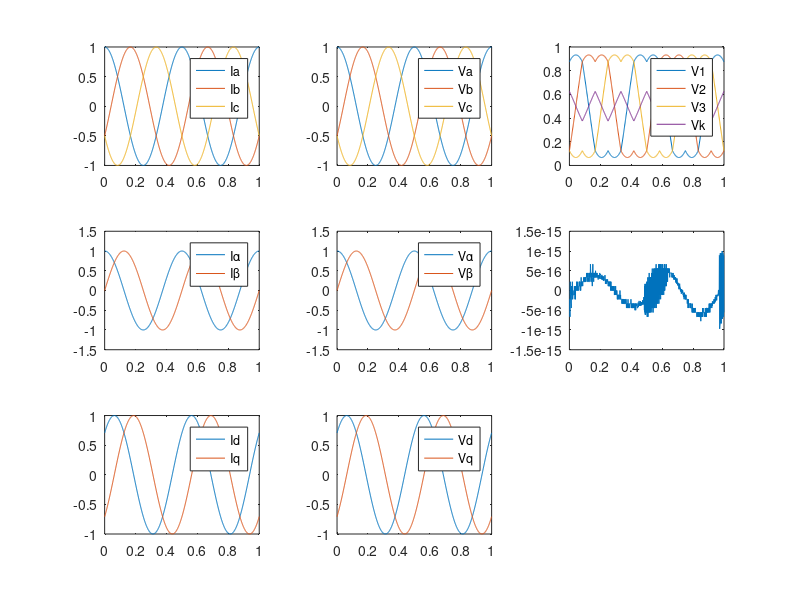

Here is the MATLAB script that generated this plot:
t = 0:0.001:1;
w = 4 * pi;
theta = 45*pi/180;

Ia = cos(w*t);
Ib = cos(w*t-2*pi/3);
Ic = cos(w*t-4*pi/3);

subplot(331);
plot(t,Ia,t,Ib,t,Ic);
legend('Ia','Ib','Ic');

Ialpha = Ia;
Ibeta = Ia/sqrt(3) + 2*Ib/sqrt(3);

%Ialpha = ((2.0/3.0) * Ia) - ((1.0/3.0) * Ib) - ((1.0/3.0) * Ic);
%Ibeta  = ((1.0/sqrt(3.0)) * Ib) - ((1.0/sqrt(3.0)) * Ic);

subplot(334);
plot(t,Ialpha,t,Ibeta);
legend('I\alpha','I\beta');

sinTheta = sin(theta);
cosTheta = cos(theta);

Id =  Ialpha * cosTheta + Ibeta * sinTheta;
Iq = -Ialpha * sinTheta + Ibeta * cosTheta;

subplot(337);
plot(t,Id,t,Iq);
legend('Id','Iq');

%{
float errord = IdRef - Id;
float errorq = IqRef - Iq;

IAccumD = limitf32( (errord * KI * DT + IAccumD), 0.43f, -0.43f);
IAccumQ = limitf32( (errorq * KI * DT + IAccumQ), 0.9f, -0.9f);

float Vd = limitf32( errord * KP + IAccumD, 0.43f, -0.43f );
float Vq = limitf32( errorq * KP + IAccumQ, 0.9f, -0.9f );
%}

Vd = Id;
Vq = Iq;

subplot(338);
plot(t,Vd,t,Vq);
legend('Vd','Vq');

Valpha = Vd * cosTheta - Vq * sinTheta;
Vbeta =  Vd * sinTheta + Vq * cosTheta;

subplot(335);
plot(t,Valpha,t,Vbeta);
legend('V\alpha','V\beta');

Va = Valpha;
Vb = -Valpha * 0.5 + sqrt(3.0)/2.0 * Vbeta;
Vc = -Valpha * 0.5 - sqrt(3.0)/2.0 * Vbeta;

subplot(332);
plot(t,Va,t,Vb,t,Vc);
legend('Va','Vb','Vc');

Va = Va*0.5;
Vb = Vb*0.5;
Vc = Vc*0.5;

Vk = (( max([Va; Vb; Vc])' + min([Va; Vb; Vc])' ) * 0.5);

V1 = (Va - Vk')+0.5;
V2 = (Vb - Vk')+0.5;
V3 = (Vc - Vk')+0.5;
Vk = Vk + 0.5; 
subplot(333);
plot(t,V1,t,V2,t,V3,t,Vk);
legend('V1','V2','V3','Vk')

subplot(336);
plot(t,Ia+Ib+Ic);


